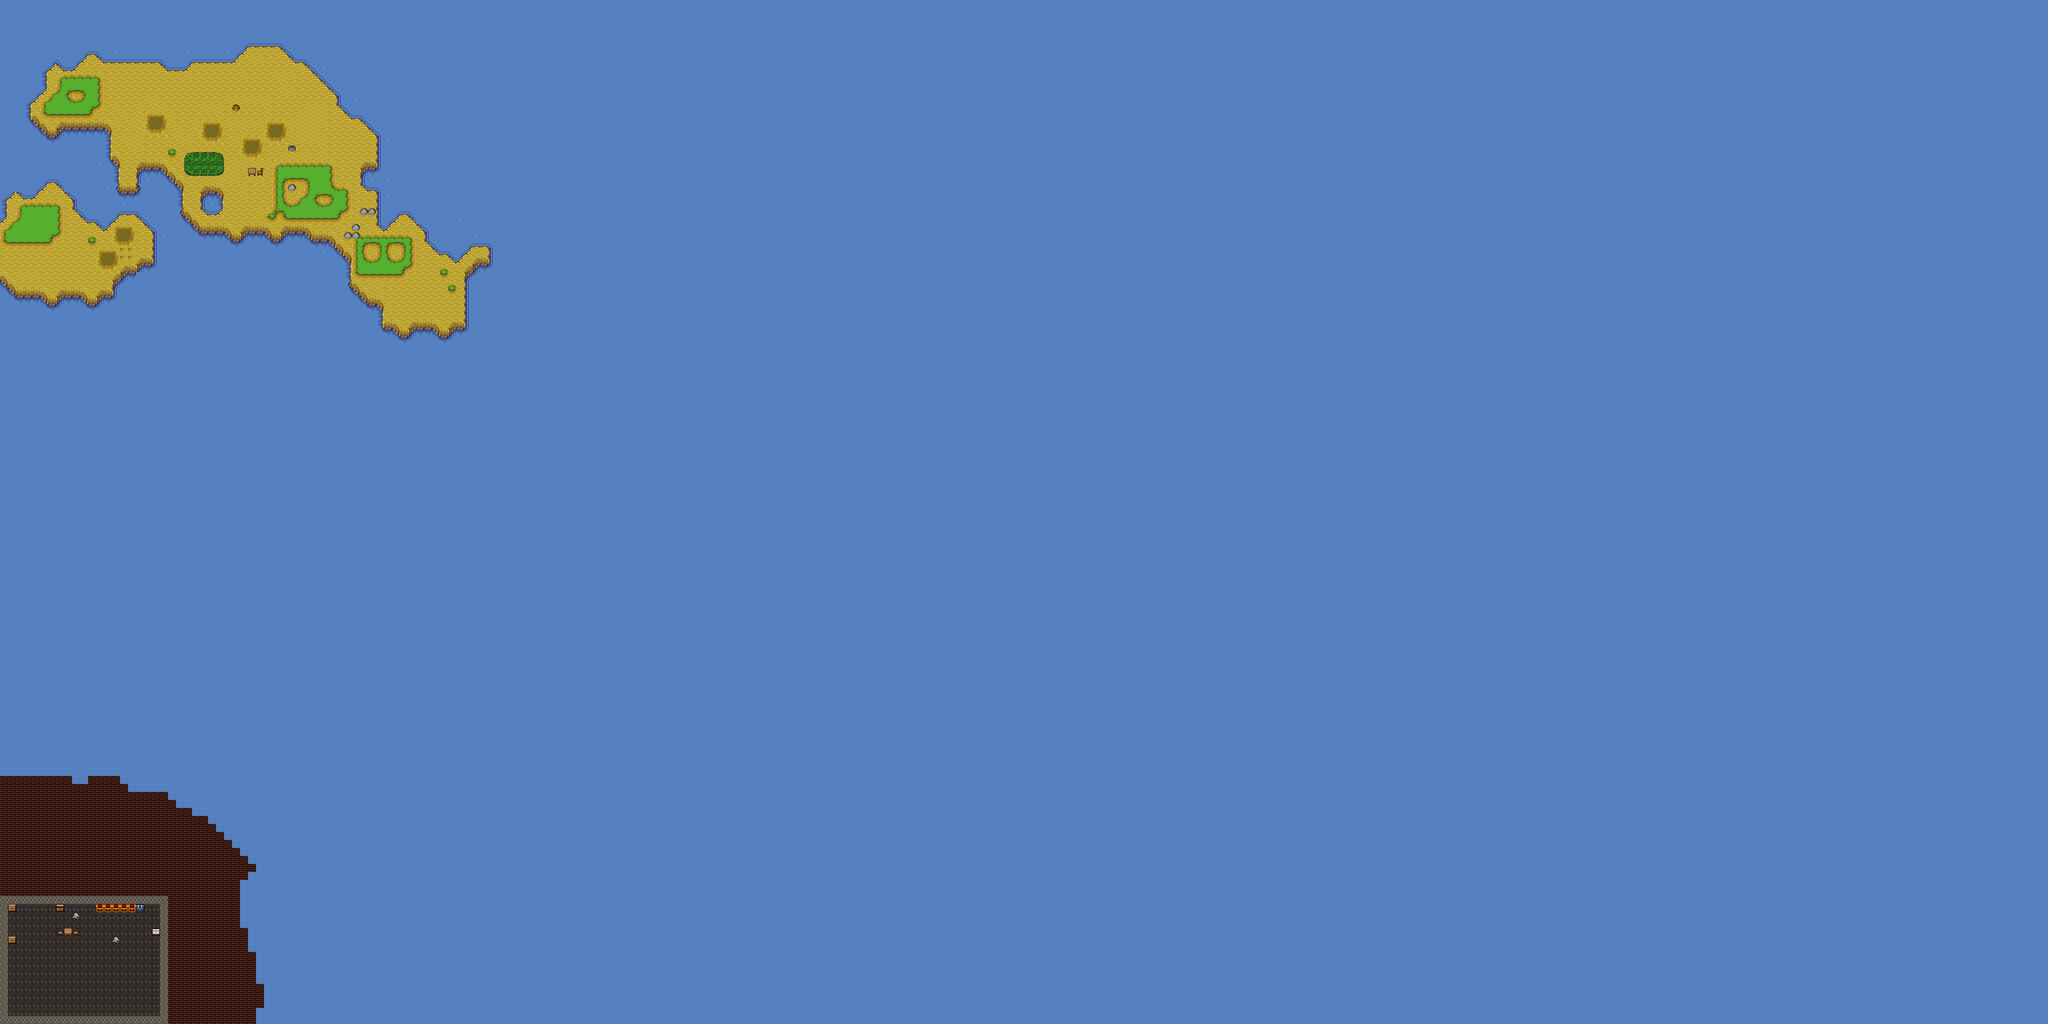

Below is a game level as drawn by its tile map, then a one-line description and the .tmx that defines it (tile-layer data replaced by summaries):
An orthogonal 256x128 tile map with 16x16 px tiles, 2 tile layers (ground, ground_top) and 62 objects (50x bigtree, 5x SmallTree, 2x house).

<map version="1.0" orientation="orthogonal" renderorder="right-down" width="256" height="128" tilewidth="16" tileheight="16" nextobjectid="92">
 <tileset firstgid="1" name="rpg_tileset" tilewidth="16" tileheight="16" tilecount="512">
  <image source="rpg_tileset.png" trans="ffdafd" width="512" height="256" />
  <terraintypes>
   <terrain name="grass" tile="-1" />
  </terraintypes>
  <tile id="55">
   <objectgroup draworder="index" name="test">
    <object id="5" x="0" y="0" width="14" height="13">
     <ellipse />
    </object>
   </objectgroup>
  </tile>
  <tile id="77">
   <properties>
    <property name="blocked" value="false" />
   </properties>
  </tile>
  <tile id="97" terrain=",,,0" />
  <tile id="98" terrain=",,0,0" />
  <tile id="99" terrain=",,0," />
  <tile id="103">
   <properties>
    <property name="blocked" value="true" />
   </properties>
  </tile>
  <tile id="129" terrain=",0,,0" />
  <tile id="131" terrain="0,,0," />
  <tile id="139">
   <objectgroup draworder="index">
    <object id="1" x="0" y="0" height="16" />
    <object id="2" x="0" y="0" width="16" height="16" />
   </objectgroup>
  </tile>
  <tile id="147">
   <objectgroup draworder="index">
    <object id="0" x="0" y="0">
     <polygon points="0,0 0,16 16,0" />
    </object>
   </objectgroup>
  </tile>
  <tile id="161" terrain=",0,," />
  <tile id="162" terrain="0,0,," />
  <tile id="163" terrain="0,,," />
  <tile id="181">
   <objectgroup draworder="index">
    <object id="0" x="16" y="0">
     <polygon points="0,0 -16,16 0,16" />
    </object>
   </objectgroup>
  </tile>
  <tile id="259">
   <properties>
    <property name="blocked" value="true" />
   </properties>
  </tile>
  <tile id="260">
   <properties>
    <property name="blocked" value="true" />
   </properties>
  </tile>
  <tile id="261">
   <properties>
    <property name="blocked" value="true" />
   </properties>
  </tile>
  <tile id="289">
   <properties>
    <property name="blocked" value="true" />
   </properties>
  </tile>
  <tile id="290">
   <properties>
    <property name="blocked" value="true" />
   </properties>
  </tile>
  <tile id="291">
   <properties>
    <property name="blocked" value="true" />
   </properties>
  </tile>
  <tile id="292">
   <properties>
    <property name="blocked" value="true" />
   </properties>
  </tile>
  <tile id="293">
   <properties>
    <property name="blocked" value="true" />
   </properties>
  </tile>
  <tile id="294">
   <properties>
    <property name="blocked" value="true" />
   </properties>
  </tile>
  <tile id="295">
   <properties>
    <property name="blocked" value="true" />
   </properties>
  </tile>
  <tile id="322">
   <properties>
    <property name="blocked" value="true" />
   </properties>
  </tile>
  <tile id="323">
   <properties>
    <property name="blocked" value="true" />
   </properties>
  </tile>
  <tile id="324">
   <properties>
    <property name="blocked" value="true" />
   </properties>
  </tile>
  <tile id="325">
   <properties>
    <property name="blocked" value="true" />
   </properties>
  </tile>
  <tile id="326">
   <properties>
    <property name="blocked" value="true" />
   </properties>
  </tile>
  <tile id="327">
   <properties>
    <property name="blocked" value="true" />
   </properties>
   <animation>
    <frame tileid="327" duration="140" />
    <frame tileid="328" duration="140" />
    <frame tileid="329" duration="140" />
    <frame tileid="330" duration="140" />
    <frame tileid="329" duration="140" />
    <frame tileid="328" duration="140" />
    <frame tileid="327" duration="140" />
    <frame tileid="324" duration="3000" />
   </animation>
  </tile>
  <tile id="354">
   <properties>
    <property name="blocked" value="true" />
   </properties>
  </tile>
  <tile id="355">
   <properties>
    <property name="blocked" value="true" />
   </properties>
  </tile>
  <tile id="356">
   <properties>
    <property name="blocked" value="true" />
   </properties>
  </tile>
  <tile id="357">
   <properties>
    <property name="blocked" value="true" />
   </properties>
  </tile>
  <tile id="358">
   <properties>
    <property name="blocked" value="true" />
   </properties>
  </tile>
  <tile id="418">
   <properties>
    <property name="blocked" value="true" />
   </properties>
  </tile>
 </tileset>
 <layer name="ground" width="256" height="128">
  <data>[32768 cells, 32768 non-empty, 53 distinct tile ids]</data>
 </layer>
 <layer name="ground_top" width="256" height="128">
  <data>[32768 cells, 115 non-empty, 27 distinct tile ids]</data>
 </layer>
 <objectgroup name="objects">
  <object id="9" type="bigtree" x="624" y="288" width="48" height="48" />
  <object id="12" type="bigtree" x="256" y="176" width="48" height="48" />
  <object id="14" type="house" x="832" y="528" width="48" height="80">
   <properties>
    <property name="description" value="The door to Old Wills house is locked." />
   </properties>
  </object>
  <object id="16" type="bigtree" x="608" y="320" width="48" height="48" />
  <object id="17" type="bigtree" x="576" y="368" width="48" height="48" />
  <object id="18" type="bigtree" x="592" y="336" width="48" height="48" />
  <object id="19" type="bigtree" x="576" y="304" width="48" height="48" />
  <object id="20" type="bigtree" x="288" y="192" width="48" height="48" />
  <object id="21" type="bigtree" x="304" y="160" width="48" height="48" />
  <object id="22" type="bigtree" x="448" y="176" width="48" height="48" />
  <object id="23" type="bigtree" x="384" y="240" width="48" height="48" />
  <object id="24" type="bigtree" x="416" y="192" width="48" height="48" />
  <object id="25" type="bigtree" x="416" y="144" width="48" height="48" />
  <object id="26" type="bigtree" x="352" y="176" width="48" height="48" />
  <object id="27" type="bigtree" x="368" y="192" width="48" height="48" />
  <object id="28" type="bigtree" x="416" y="240" width="48" height="48" />
  <object id="29" type="bigtree" x="208" y="128" width="48" height="48" />
  <object id="30" type="bigtree" x="384" y="160" width="48" height="48" />
  <object id="31" type="bigtree" x="320" y="208" width="48" height="48" />
  <object id="32" type="bigtree" x="304" y="240" width="48" height="48" />
  <object id="33" type="bigtree" x="352" y="224" width="48" height="48" />
  <object id="38" type="house" x="48" y="432" width="48" height="80">
   <properties>
    <property name="boundingBox" value="" />
    <property name="description" value="The door to Old Wills house is locked." />
   </properties>
  </object>
  <object id="40" type="bigtree" x="160" y="512" width="48" height="48" />
  <object id="42" type="bigtree" x="224" y="400" width="48" height="48" />
  <object id="43" type="bigtree" x="80" y="432" width="48" height="48" />
  <object id="44" type="bigtree" x="80" y="512" width="48" height="48" />
  <object id="45" type="bigtree" x="96" y="480" width="48" height="48" />
  <object id="47" type="bigtree" x="128" y="496" width="48" height="48" />
  <object id="49" type="bigtree" x="144" y="464" width="48" height="48" />
  <object id="50" type="bigtree" x="128" y="448" width="48" height="48" />
  <object id="60" type="bigtree" x="96" y="176" width="48" height="48" />
  <object id="61" type="bigtree" x="112" y="160" width="48" height="48" />
  <object id="62" type="bigtree" x="144" y="144" width="48" height="48" />
  <object id="63" type="bigtree" x="176" y="160" width="48" height="48" />
  <object id="64" type="bigtree" x="195" y="176" width="48" height="48" />
  <object id="65" type="bigtree" x="224" y="208" width="48" height="48" />
  <object id="66" type="bigtree" x="240" y="240" width="48" height="48" />
  <object id="69" type="bigtree" x="512" y="144" width="48" height="48" />
  <object id="70" type="bigtree" x="528" y="160" width="48" height="48" />
  <object id="71" type="bigtree" x="576" y="160" width="48" height="48" />
  </objectgroup>
</map>
<!-- 17 of 62 objects omitted -->
